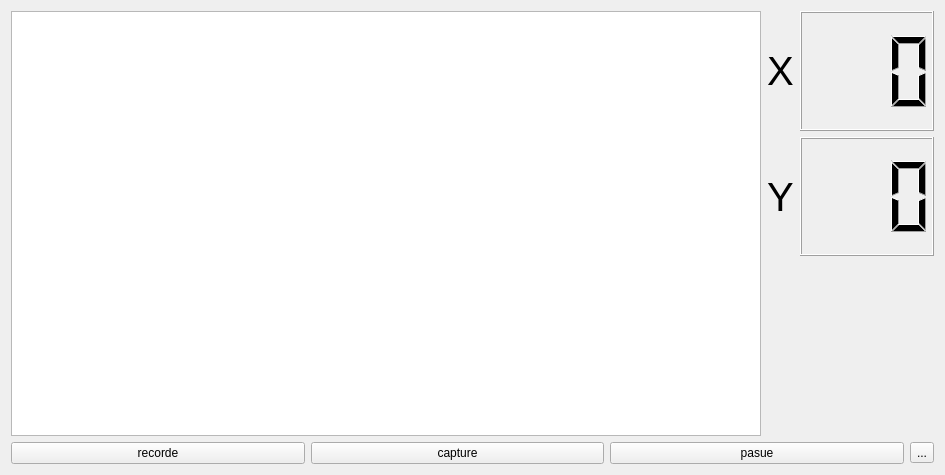
<?xml version="1.0" encoding="UTF-8"?>
<ui version="4.0">
 <class>tab1opencv_stream_test</class>
 <widget class="QWidget" name="tab1opencv_stream_test">
  <property name="geometry">
   <rect>
    <x>0</x>
    <y>0</y>
    <width>945</width>
    <height>475</height>
   </rect>
  </property>
  <property name="windowTitle">
   <string>Form</string>
  </property>
  <layout class="QVBoxLayout" name="verticalLayout_2">
   <item>
    <layout class="QHBoxLayout" name="horizontalLayout_4" stretch="9,2">
     <item>
      <widget class="QGraphicsView" name="graphicsView"/>
     </item>
     <item>
      <layout class="QVBoxLayout" name="verticalLayout">
       <property name="bottomMargin">
        <number>180</number>
       </property>
       <item>
        <layout class="QHBoxLayout" name="horizontalLayout_2" stretch="1,9">
         <item>
          <widget class="QLabel" name="label">
           <property name="font">
            <font>
             <pointsize>30</pointsize>
            </font>
           </property>
           <property name="text">
            <string>X</string>
           </property>
          </widget>
         </item>
         <item>
          <widget class="QLCDNumber" name="lcdNumber">
           <property name="font">
            <font>
             <pointsize>30</pointsize>
            </font>
           </property>
           <property name="digitCount">
            <number>3</number>
           </property>
          </widget>
         </item>
        </layout>
       </item>
       <item>
        <layout class="QHBoxLayout" name="horizontalLayout_3" stretch="1,9">
         <item>
          <widget class="QLabel" name="label_2">
           <property name="font">
            <font>
             <pointsize>30</pointsize>
            </font>
           </property>
           <property name="text">
            <string>Y</string>
           </property>
          </widget>
         </item>
         <item>
          <widget class="QLCDNumber" name="lcdNumber_2">
           <property name="font">
            <font>
             <pointsize>30</pointsize>
            </font>
           </property>
           <property name="digitCount">
            <number>3</number>
           </property>
          </widget>
         </item>
        </layout>
       </item>
      </layout>
     </item>
    </layout>
   </item>
   <item>
    <layout class="QHBoxLayout" name="horizontalLayout">
     <item>
      <widget class="QPushButton" name="pushButton">
       <property name="text">
        <string>recorde</string>
       </property>
      </widget>
     </item>
     <item>
      <widget class="QPushButton" name="pushButton_2">
       <property name="text">
        <string>capture</string>
       </property>
      </widget>
     </item>
     <item>
      <widget class="QPushButton" name="pushButton_3">
       <property name="text">
        <string>pasue</string>
       </property>
      </widget>
     </item>
     <item>
      <widget class="QToolButton" name="toolButton">
       <property name="text">
        <string>...</string>
       </property>
      </widget>
     </item>
    </layout>
   </item>
  </layout>
 </widget>
 <resources/>
 <connections/>
</ui>
